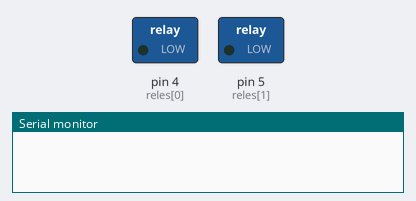
Recording of a sketch running on a simulated Arduino Uno, built with avr-gcc and run on an emulated ATmega328P. Shown: switched loads named in the sketch (green lamp = pin HIGH), the last lines printed to the serial monitor. The local clock reads 2024-03-15 10:24:30 at power-on unless the sketch sets it.

Above: at 0.1 s.
At 3.1 s:
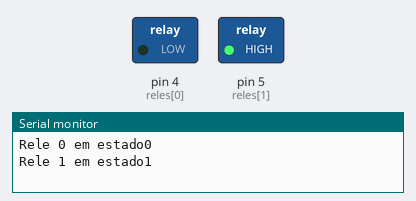
Timing chart, 0 to 4.6 s (numbered marks = the images above):
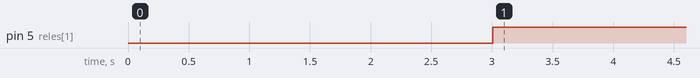

Measured:
- by itself, pin 5 (reles[1]): LOW → HIGH at 3.0 s

The sketch:

reles_semana.ino
```cpp
#include <DS3231.h>
#include <string.h>

#define NR 2 // Numero de reles

DS3231 rtc(SDA, SCL); // Pinos de I2C (conectar resistores pull-up
                  // de pelo menos 1k nos dois pinos, como
                  // define o protocolo
char dia[5], hoje[5];
int c = 1;
int reles[NR] = {4,5}; // Pinos dos reles
// Indice da matriz abaixo eh o dia da semana
// Somar 1 ao indice para corresponder ao literal da DS3231
int cronograma[NR][7] = {{1,0,1,0,1,0,1}, // Rele 1
                         {1,1,0,1,1,1,0}};// Rele 2
// Compara o dia char * retornado pelo RTC com o indice do vetor
// que descreve a numeracao dos dias e retorna igualdade ou nao
int getDia(char *d, int n) {
  char semana[7][4] = {"Mon", "Tue", "Wed", "Thu", "Fri", "Sat", "Sun"};
  if(!strcmp(d, semana[n])) return 1;
  return 0;
}

void setup() {
  for(int i=0; i<NR; i++) pinMode(reles[i], OUTPUT);
  Serial.begin(9600); // Ou 115200
  strcpy(hoje, rtc.getDOWStr(FORMAT_SHORT));
}

void loop() {
  strcpy(dia, rtc.getDOWStr(FORMAT_SHORT));
  if(!strcmp(dia, hoje)) { // Checa se os reles ja foram ativados
    if(getDia(dia, c)) { // Descobre o numero do dia da semana
      for(int i=0; i<NR; i++) { // Estadia cada rele no estado descrito
        digitalWrite(reles[i], cronograma[i][c-1]);
        Serial.print("Rele ");
        Serial.print(i);
        Serial.print(" em estado");
        Serial.println(cronograma[i][c-1]);
      }
    }
    strcpy(hoje, dia); // Override do dia de hoje
  }

  c += (c==7) ? -6 : 1; // Reseta o contador;
  delay(1000);
}
```
